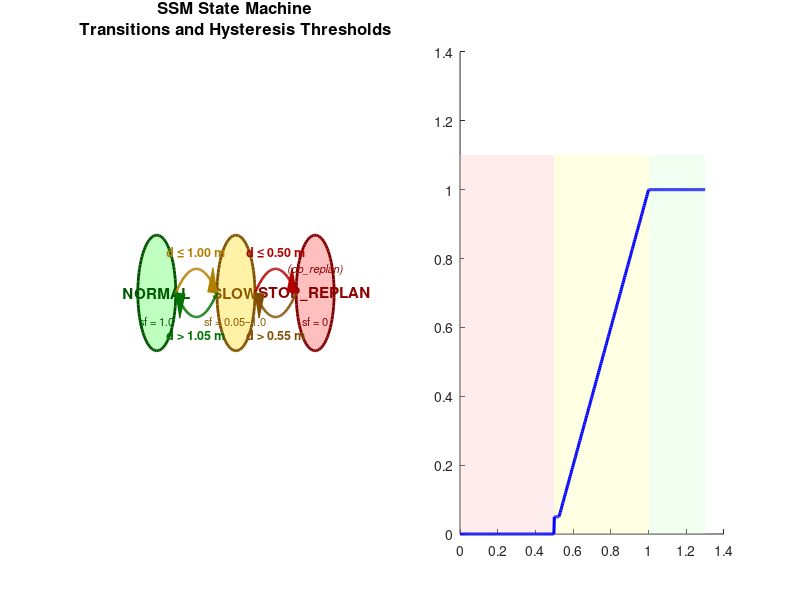

Here is the MATLAB script that generated this plot: (Note: this script raises an error after producing the figure.)
%% ─────────────────────────────────────────────────────────────
% File        : draw_ssm_states.m
% Project     : Open-Source MATLAB Simulation — ABB IRB 1200
% Author      : Fernando Aquilino Gatell Valor
% Institution : Universidad Francisco de Vitoria — PFG 2024/25
% MATLAB      : R2025b | Robotics System Toolbox
% Description : Generates the SSM state-machine transition diagram (Fig 4.5).
%               Shows the three states (NORMAL, SLOW, STOP_REPLAN) as
%               coloured nodes with annotated transition arrows and the
%               four distance thresholds (D_SLOW_ENTER, D_SLOW_EXIT,
%               D_STOP_ENTER, D_STOP_EXIT). A secondary axis shows the
%               speed_factor profile vs distance.
%               Saved as results/figures/ssm_state_diagram.png (Fig 4.5).
% Inputs      : none
% Outputs     : none (figure saved as side-effect)
% Dependencies: none (pure MATLAB graphics)
%% ─────────────────────────────────────────────────────────────

function draw_ssm_states()

narginchk(0, 0);

% Threshold values — must match ssm_state_machine.m
D_SLOW_ENTER = 1.00;
D_SLOW_EXIT  = 1.05;
D_STOP_ENTER = 0.50;
D_STOP_EXIT  = 0.55;

fig = figure('Name', 'SSM State Machine Diagram', 'NumberTitle', 'off', ...
             'Position', [100, 100, 1100, 520]);

%% ── Left panel: state transition diagram ─────────────────────
ax1 = subplot(1, 2, 1);
hold(ax1, 'on');
axis(ax1, 'off');
xlim(ax1, [0, 10]);  ylim(ax1, [0, 6]);

% State node positions (x_centre, y_centre, radius)
states = struct( ...
    'name',  {'NORMAL',         'SLOW',             'STOP\_REPLAN'}, ...
    'x',     {2.0,              5.0,                8.0          }, ...
    'y',     {3.0,              3.0,                3.0          }, ...
    'color', {[0.75,1.0,0.75],  [1.0,0.95,0.65],   [1.0,0.75,0.75]}, ...
    'tcolor',{[0,0.35,0],       [0.55,0.35,0],      [0.55,0,0]   });

R_node = 0.72;
theta_c = linspace(0, 2*pi, 80);
for k = 1:numel(states)
    cx = states(k).x;  cy = states(k).y;
    fill(ax1, cx + R_node*cos(theta_c), cy + R_node*sin(theta_c), ...
         states(k).color, 'EdgeColor', states(k).tcolor*0.9, 'LineWidth', 2.0);
    text(ax1, cx, cy, states(k).name, 'HorizontalAlignment', 'center', ...
         'VerticalAlignment', 'middle', 'FontSize', 11, 'FontWeight', 'bold', ...
         'Color', states(k).tcolor);
end

% Speed factor labels inside nodes
sf_labels = {'sf = 1.0', 'sf = 0.05–1.0', 'sf = 0'};
for k = 1:numel(states)
    text(ax1, states(k).x, states(k).y - 0.28, sf_labels{k}, ...
         'HorizontalAlignment', 'center', 'VerticalAlignment', 'top', ...
         'FontSize', 8, 'Color', states(k).tcolor);
end

% --- Transition arrow helper (draw curved arc between nodes)
function drawArrow(ax, x1, y1, x2, y2, label, clr, above)
    mx = (x1+x2)/2;  my = (y1+y2)/2;
    offset = 0.30 * (2*above - 1);   % +0.30 above, -0.30 below
    xc = [x1, mx, x2];  yc = [y1, my+offset, y2];
    xx = interp1(1:3, xc, linspace(1,3,60), 'pchip');
    yy = interp1(1:3, yc, linspace(1,3,60), 'pchip');
    plot(ax, xx, yy, '-', 'Color', clr, 'LineWidth', 1.8);
    % Arrowhead at end
    idx = round(0.85 * numel(xx));
    dx  = xx(end)-xx(idx);  dy = yy(end)-yy(idx);
    d   = norm([dx,dy]);  if d<1e-6, return; end
    dx = dx/d;  dy = dy/d;
    hw = 0.18;  hl = 0.30;
    px = xx(end) - hl*dx;  py = yy(end) - hl*dy;
    patch(ax, [xx(end), px-hw*dy, px+hw*dy], [yy(end), py+hw*dx, py-hw*dx], ...
          clr, 'EdgeColor', clr);
    text(ax, mx, my + offset + 0.22*(2*above-1), label, ...
         'HorizontalAlignment', 'center', 'FontSize', 9, 'Color', clr, ...
         'FontWeight', 'bold');
end

% NORMAL → SLOW  (top arc)
drawArrow(ax1, states(1).x+R_node, states(1).y, ...
               states(2).x-R_node, states(2).y, ...
               sprintf('d \\leq %.2f m', D_SLOW_ENTER), [0.70,0.50,0], true);
% SLOW → NORMAL  (bottom arc, return)
drawArrow(ax1, states(2).x-R_node, states(2).y, ...
               states(1).x+R_node, states(1).y, ...
               sprintf('d > %.2f m', D_SLOW_EXIT), [0,0.45,0], false);
% SLOW → STOP_REPLAN  (top arc)
drawArrow(ax1, states(2).x+R_node, states(2).y, ...
               states(3).x-R_node, states(3).y, ...
               sprintf('d \\leq %.2f m', D_STOP_ENTER), [0.70,0,0], true);
% STOP_REPLAN → SLOW  (bottom arc, return)
drawArrow(ax1, states(3).x-R_node, states(3).y, ...
               states(2).x+R_node, states(2).y, ...
               sprintf('d > %.2f m', D_STOP_EXIT), [0.50,0.30,0], false);

% Replan action label inside STOP_REPLAN
text(ax1, states(3).x, states(3).y+0.30, '(do\_replan)', ...
     'HorizontalAlignment', 'center', 'FontSize', 8, 'Color', [0.55,0,0], ...
     'FontAngle', 'italic');

title(ax1, {'SSM State Machine', 'Transitions and Hysteresis Thresholds'}, ...
      'FontSize', 12, 'FontWeight', 'bold');

%% ── Right panel: speed_factor vs distance ─────────────────────
ax2 = subplot(1, 2, 2);
hold(ax2, 'on');

d_range = linspace(0, 1.30, 500);
sf      = zeros(size(d_range));
for k = 1:numel(d_range)
    d = d_range(k);
    if d > D_SLOW_ENTER
        sf(k) = 1.0;
    elseif d > D_STOP_ENTER
        sf(k) = min(1.0, max(0.05, (d - D_STOP_ENTER)/(D_SLOW_ENTER - D_STOP_ENTER)));
    else
        sf(k) = 0.0;
    end
end

% Background bands
patch(ax2, [D_SLOW_ENTER, 1.30, 1.30, D_SLOW_ENTER], [0,0,1.1,1.1], ...
      [0.80,1.0,0.80], 'FaceAlpha', 0.30, 'EdgeColor', 'none');
patch(ax2, [D_STOP_ENTER, D_SLOW_ENTER, D_SLOW_ENTER, D_STOP_ENTER], [0,0,1.1,1.1], ...
      [1.0,1.0,0.70], 'FaceAlpha', 0.35, 'EdgeColor', 'none');
patch(ax2, [0, D_STOP_ENTER, D_STOP_ENTER, 0], [0,0,1.1,1.1], ...
      [1.0,0.80,0.80], 'FaceAlpha', 0.35, 'EdgeColor', 'none');

plot(ax2, d_range, sf, 'b-', 'LineWidth', 2.2, 'DisplayName', 'speed\_factor');

xline(ax2, D_SLOW_ENTER, '--', 'Color', [0.90,0.50,0.00], 'LineWidth', 1.4, ...
      'Label', sprintf('D_{SLOW\\_ENTER}=%.2f m', D_SLOW_ENTER), ...
      'LabelVerticalAlignment', 'bottom', 'DisplayName', 'D_{SLOW\_ENTER}');
xline(ax2, D_SLOW_EXIT,  ':',  'Color', [0.70,0.40,0.00], 'LineWidth', 1.2, ...
      'Label', sprintf('D_{SLOW\\_EXIT}=%.2f m', D_SLOW_EXIT), ...
      'LabelVerticalAlignment', 'top',    'DisplayName', 'D_{SLOW\_EXIT}');
xline(ax2, D_STOP_ENTER, '-',  'Color', [0.80,0.10,0.10], 'LineWidth', 1.4, ...
      'Label', sprintf('D_{STOP\\_ENTER}=%.2f m', D_STOP_ENTER), ...
      'LabelVerticalAlignment', 'bottom', 'DisplayName', 'D_{STOP\_ENTER}');
xline(ax2, D_STOP_EXIT,  ':',  'Color', [0.60,0.00,0.00], 'LineWidth', 1.2, ...
      'Label', sprintf('D_{STOP\\_EXIT}=%.2f m', D_STOP_EXIT), ...
      'LabelVerticalAlignment', 'top',    'DisplayName', 'D_{STOP\_EXIT}');

% Zone labels
text(ax2, D_SLOW_ENTER+0.02, 0.5, 'NORMAL', 'FontSize', 10, ...
     'Color',[0,0.35,0],'FontWeight','bold','Rotation',0);
text(ax2, (D_STOP_ENTER+D_SLOW_ENTER)/2, 0.5, 'SLOW', 'FontSize', 10, ...
     'Color',[0.55,0.35,0],'FontWeight','bold','HorizontalAlignment','center');
text(ax2, D_STOP_ENTER/2, 0.15, 'STOP', 'FontSize', 10, ...
     'Color',[0.55,0,0],'FontWeight','bold','HorizontalAlignment','center');

xlabel(ax2, 'Distance d_{min} [m]', 'FontSize', 11);
ylabel(ax2, 'speed\_factor', 'FontSize', 11);
title(ax2, {'Speed Scaling vs Distance', ...
            'sf = clamp\left(\frac{d-0.50}{0.50}, 0.05, 1.0\right)'}, ...
      'FontSize', 11);
xlim(ax2, [0, 1.30]);  ylim(ax2, [0, 1.10]);
yticks(ax2, [0, 0.05, 0.25, 0.50, 0.75, 1.00]);
grid(ax2, 'on');  legend(ax2, 'Location', 'southeast', 'FontSize', 9);
hold(ax2, 'off');

sgtitle('SSM State Machine — ISO/TS 15066 Speed and Separation Monitoring', ...
        'FontSize', 13, 'FontWeight', 'bold');

%% Save ─────────────────────────────────────────────────────────
this_dir = fileparts(mfilename('fullpath'));
fig_dir  = fullfile(this_dir, '..', 'results', 'figures');
if ~isfolder(fig_dir), mkdir(fig_dir); end
out_base = fullfile(fig_dir, 'ssm_state_diagram');
print(fig, out_base, '-dpng', '-r300');
fprintf('[draw_ssm_states] Figure saved: %s.png\n', out_base);

end
